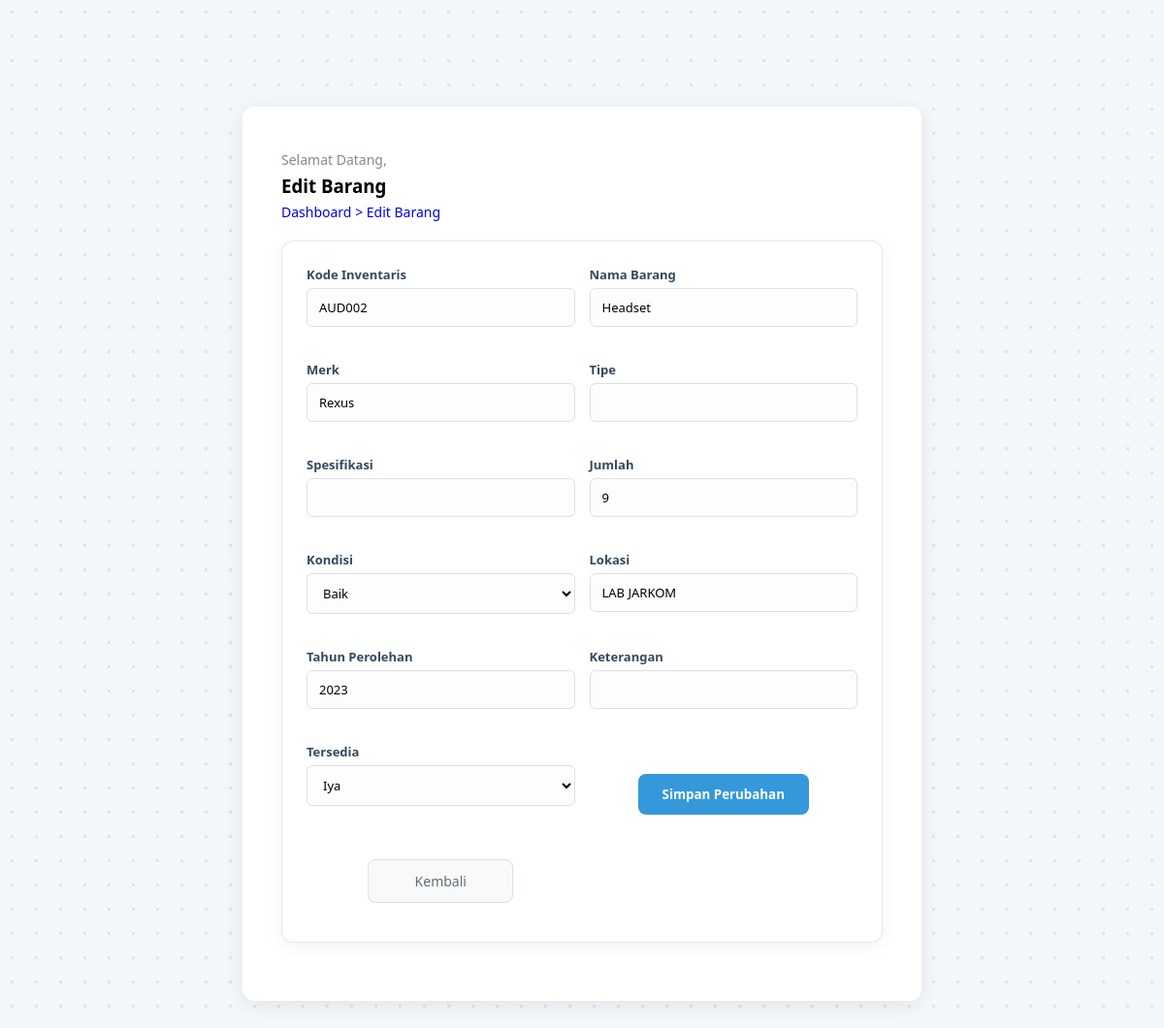
The app's page /Admin/edit.php?id=34, older data.
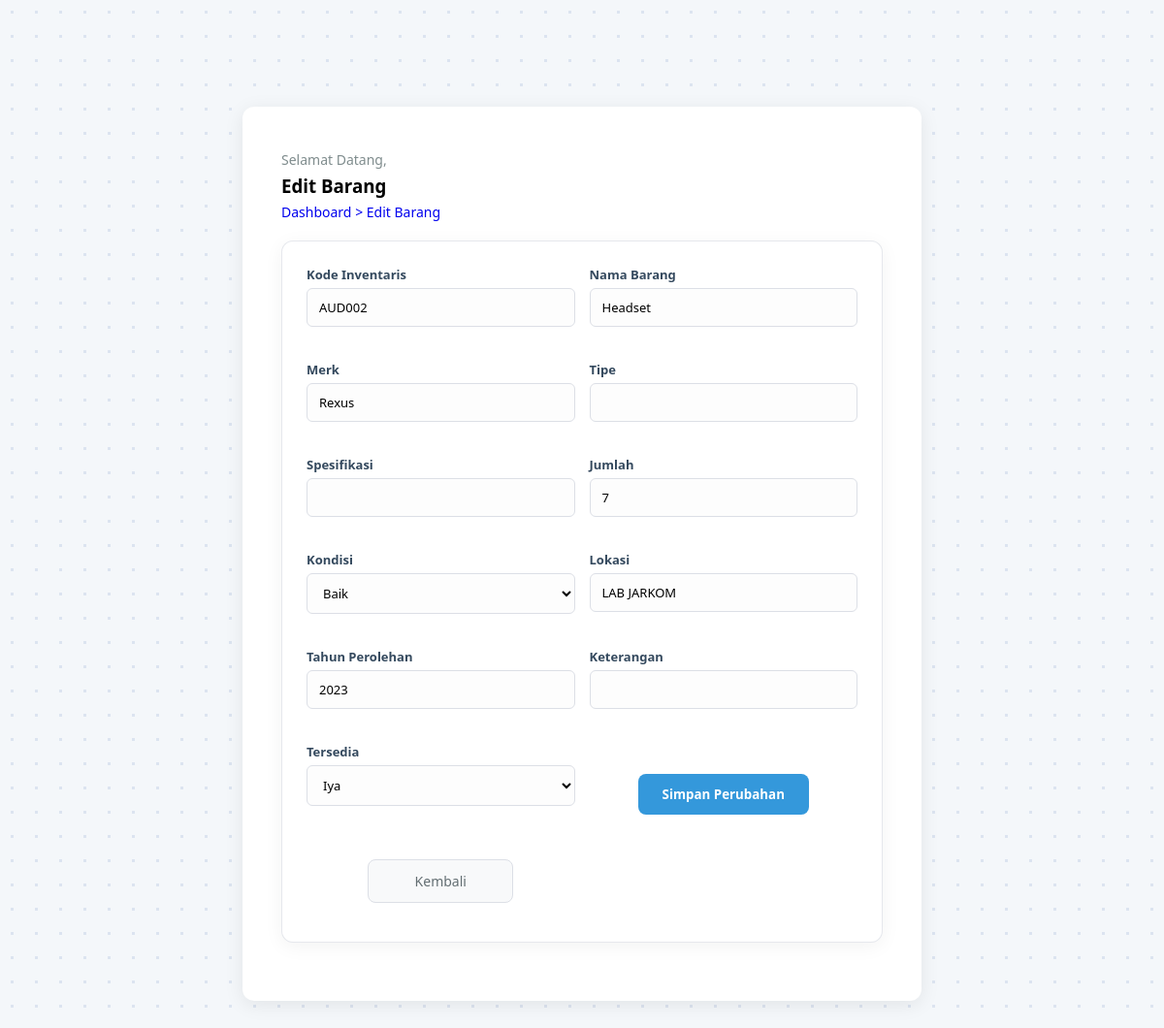
The same page, newer data.
### tables this page shows
CREATE TABLE `barang` (
  `id` int NOT NULL,
  `kategori_id` int DEFAULT NULL,
  `kode_inventaris` varchar(50) NOT NULL,
  `nama_barang` varchar(100) NOT NULL,
  `merk` varchar(100) DEFAULT NULL,
  `tipe` varchar(100) DEFAULT NULL,
  `spesifikasi` text,
  `jumlah` int NOT NULL,
  `kondisi` enum('Baik','Cukup','Rusak') NOT NULL,
  `lokasi` varchar(100) DEFAULT NULL,
  `tahun_perolehan` year DEFAULT NULL,
  `keterangan` text,
  `tersedia` tinyint(1) NOT NULL DEFAULT '1',
  `create_at` timestamp NULL DEFAULT CURRENT_TIMESTAMP
);

### Admin/edit.php (the view, shortened to what this page needs)
<?php
    require_once __DIR__ . "/../config/database.php";
    $id = (int) $_GET['id'];
    $query = "SELECT * FROM barang WHERE id = $id";
    $result = mysqli_query($conn, $query);
    $data = mysqli_fetch_assoc($result);
?>
<!DOCTYPE html>
<html lang="en">
<head>
        <link rel="stylesheet" href="../assets/style.css">
</head>
<body>
    <div class="content-wrapper">
        <div class="form-container">
        <div class="header-section">
            <p>Selamat Datang, <?php echo $_SESSION["username"]; ?></p>
            <h3><i class="fa fa-plus-circle"></i> Edit Barang</h3>
            <p><a href="dashboard.php">Dashboard</a> <a href="edit.php"> > Edit Barang</a></p>
        </div>
        <div class="card-form">
            <form method="POST">
                <div class="form-grid">
                    <div class="input-group">
                        <Label>Kode Inventaris</Label>
                        <input type="text" name="kode_inventaris" value="<?=  $data['kode_inventaris']; ?>"required>
                    </div>
                    <div class="input-group">
                        <Label>Nama Barang</Label>
                        <input type="text" name="nama_barang" value="<?=  $data['nama_barang']; ?>"required>
                    </div>
                    <div class="input-group">
                        <label>Merk</label>
                        <input type="text" name="merk" value="<?=  $data['merk']; ?>">
                    </div>
                    <div class="input-group">
                        <label>Tipe</label>
                        <input type="text" name="tipe" value="<?=  $data['tipe']; ?>">
                    </div>
                    <div class="input-group full-width">
                        <label>Spesifikasi</label>
                        <input type="text" name="spesifikasi" value="<?=  $data['spesifikasi']; ?>">
                    </div>
                    <div class="input-group">
                        <label>Jumlah</label>
                        <input type="number" name="jumlah" value="<?=  $data['jumlah']; ?>"required>
                    </div>
                    <div class="input-group">
                        <label>Kondisi</label>
                        <select name="kondisi">
                            <option value="Baik"
                                <?= $data['kondisi'] == 'Baik' ? 'selected' : ''; ?>>
                                Baik
                            </option>
                        </select>
                    </div>
                    <div class="input-group">
                        <label>Lokasi</label>
                        <input type="text" name="lokasi" value="<?=  $data['lokasi']; ?>">
                    </div>
                    <div class="input-group">
                        <label>Tahun Perolehan</label>
                        <input type="text" name="tahun_perolehan" value="<?=  $data['tahun_perolehan']; ?>">
                    </div>
                    <div class="input-group full-width">
                        <label>Keterangan</label>
                        <input type="text" name="keterangan" value="<?= $data['keterangan']; ?>">
                    </div>
                    <div class="input-group">
                        <label for="">Tersedia</label>
                        <select name="tersedia">
                            <option value="1" <?=  ($data['tersedia'] == 1) ? 'selected' : '';?>">Iya</option>
                        </select>
                    </div>
                    <div class="form-actions">
                        <button type="submit" class="btn-simpan">
                            <i class="fa fa-save"></i> Simpan Perubahan
                    </div>
                    <div class="form-actions">
                        <a href="dashboard.php" class="btn-batal">
                            <i class="fa fa-arrow-left"></i> Kembali
                        </a>
                    </div>
                </div>
            </form>
        </div>
        </div>
    </div>
</body>
</html>

Row changes from the older to the newer data that the page shows:
changed barang "AUD002": jumlah "9" → "7"
